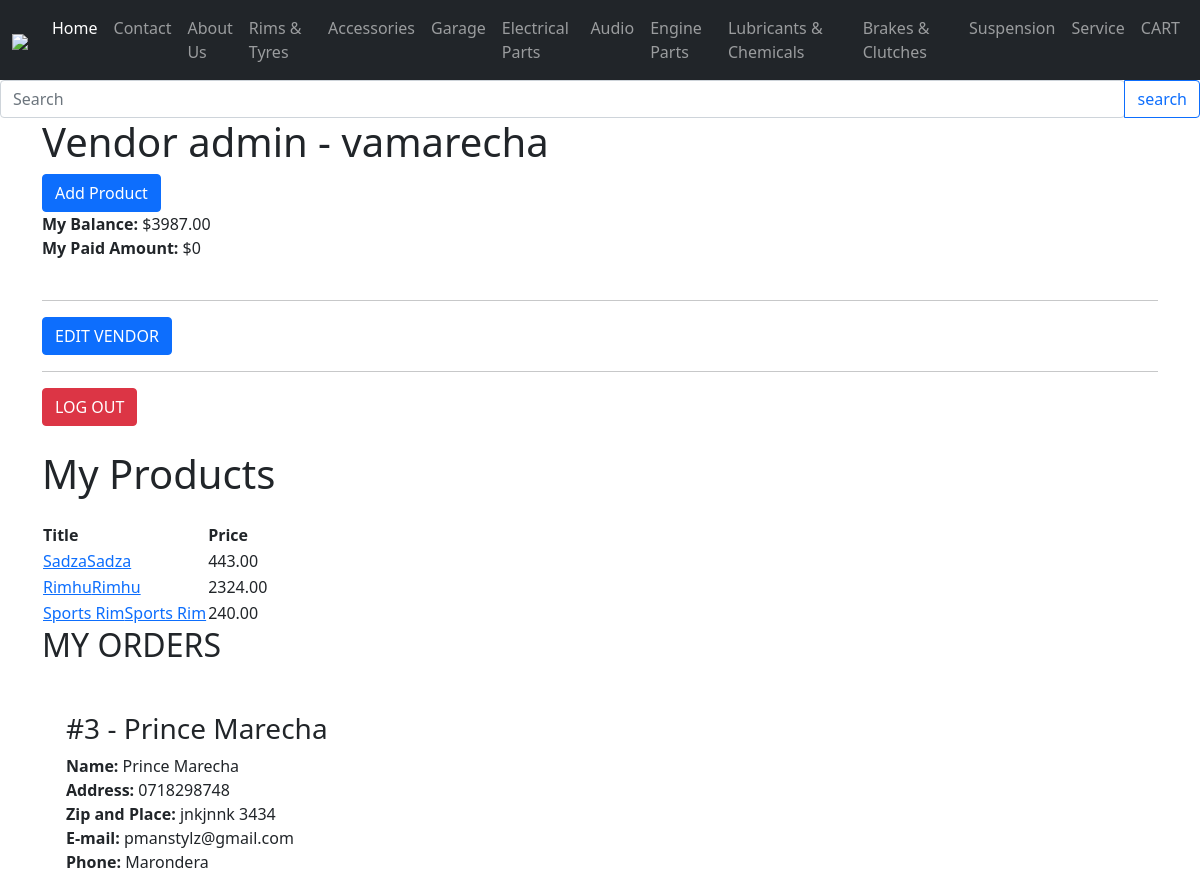
The app's page /vendors/vendor-admin/ (signed in, upper part), older data.
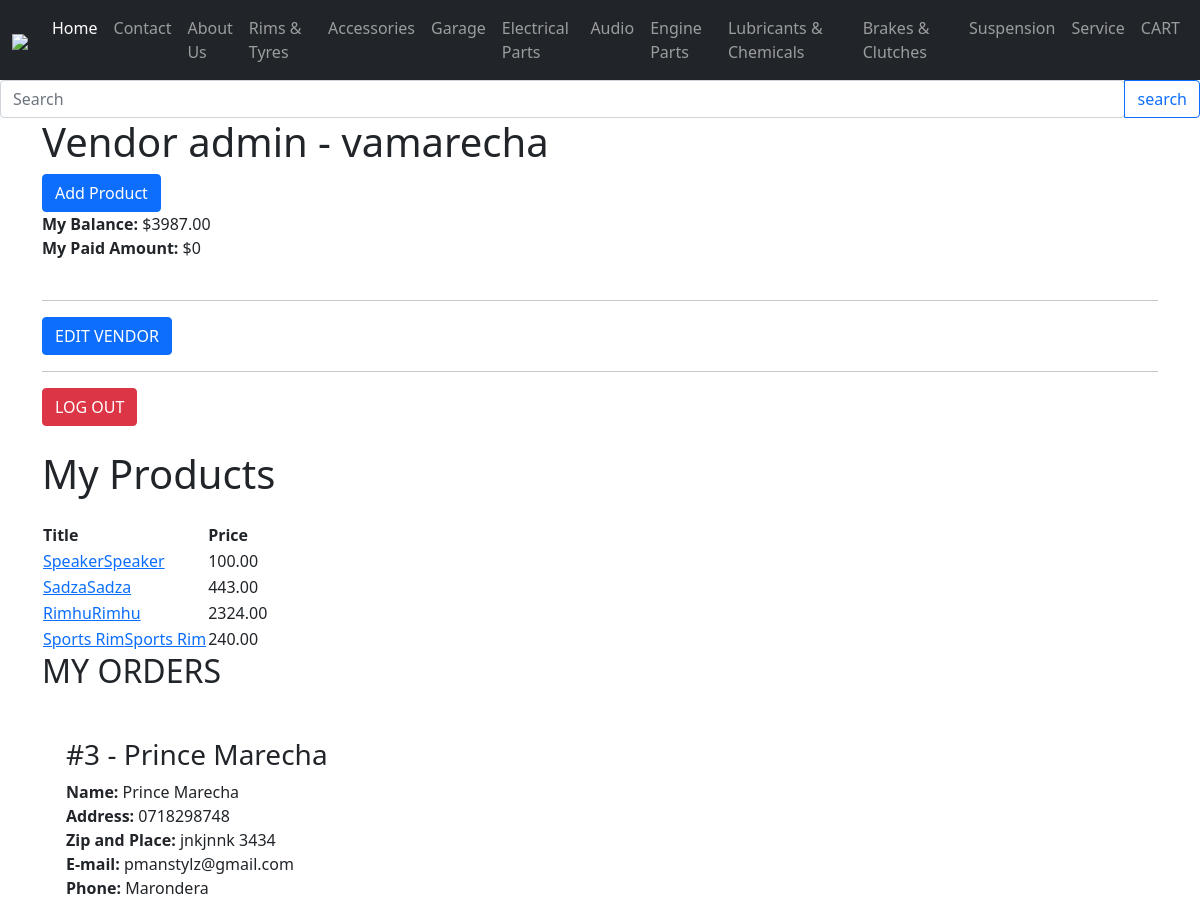
The same page, newer data.
### apps/product/models.py (models this page shows, shortened)
class Category(models.Model): # a class for product categories
    title = models.CharField(max_length=255)
    slug =  models.SlugField(max_length=255)
    ordering = models.IntegerField(default=0)
    class Meta:
        ordering = ['ordering'] #order by ordering field

class Product (models.Model):
    category = models.ForeignKey(Category, related_name='products', on_delete=models.CASCADE) #related_name to get all products in category, on delete to delete all products in category
    vendor = models.ForeignKey(Vendor, related_name='products',on_delete=models.CASCADE)  # related_name to get all products to vendor, on delete to delete all products of vendor
    title = models.CharField(max_length=255)
    slug = models.SlugField(max_length=255)
    description = models.TextField(blank=True, null=True)
    price  = models.DecimalField(max_digits=6, decimal_places=2)
    date_added = models.DateTimeField(auto_now_add=True)
    car = models.CharField(max_length=255)
    model = models.CharField(max_length=255)
    engine =  models.CharField(max_length=255)
    image = models.ImageField(upload_to='uploads/', blank=True, null=True)
    thumbnail = models.ImageField(upload_to='uploads/', blank=True, null=True)
    class Meta:
        ordering = ['-date_added']              #orders products by newest products first

### apps/order/models.py (models this page shows, shortened)
class Order(models.Model):
    first_name = models.CharField(max_length=100)
    last_name = models.CharField(max_length=100)
    email = models.CharField(max_length=100)
    address = models.CharField(max_length=100)
    zipcode = models.CharField(max_length=100)
    place = models.CharField(max_length=100)
    phone = models.CharField(max_length=100)
    created_at = models.DateTimeField(auto_now_add=True)
    paid_amount = models.DecimalField(max_digits=8, decimal_places=2)
    vendor = models.ManyToManyField(Vendor, related_name='orders') #order and vendor relationship
    class Meta:
        ordering = ['-created_at']

### apps/vendor/views.py (the view)
# urls.py: path('vendor-admin/', views.vendor_admin, name='vendor_admin'),
@login_required #checks if user is logged in first before proceeding, or he will be redirected to the login page
def vendor_admin(request):
    vendor = request.user.vendor #vendor which belongs to this user
    products = vendor.products.all()
    orders = vendor.orders.all()
    for order in orders:
        order.vendor_amount = 0
        order.vendor_paid_amount = 0
        order.fully_paid = True
        for item in order.items.all():
            if item.vendor == request.user.vendor:
                if item.vendor_paid:
                    order.vendor_paid_amount += item.get_total_price()
                else:
                    order.vendor_amount += item.get_total_price()
                    order.fully_paid = False
    return render(request, 'vendor/vendor_admin.html',{'vendor': vendor, 'products':products,'orders':orders})

### apps/cart/cart.py (called while the page is built)
    def __len__(self):
        return sum(item['quantity'] for item in self.cart.values())

### apps/cart/context_processors.py (called while the page is built)
def cart(request):
    return {'cart': Cart(request)} #make this globally available to every template in project

### apps/order/models.py (called while the page is built)
    def get_total_price(self):
        return self.price* self.quantity

### apps/product/context_processors.py (called while the page is built)
def menu_categories(request):
    categories = Category.objects.all()
    return {'menu_categories': categories}

### apps/vendor/models.py (called while the page is built)
    def get_balance(self):
        items = self.items.filter(vendor_paid = False, order__vendor__in=[self.id]) #all unpaid items
        return sum((item.product.price * item.quantity) for item in items)

    def get_paid_amount(self):
        items = self.items.filter(vendor_paid=True, order__vendor__in=[self.id])  # all unpaid items
        return sum((item.product.price * item.quantity) for item in items)

### apps/vendor/templates/vendor/vendor_admin.html (shortened to what this page needs)
{%extends 'core/base.html'%}
{%block content%}
<div class="box">
    <h1 class="title">Vendor admin - {{ vendor.name }}</h1>
    <a href="{% url 'add_product' %}" class="btn btn-primary">Add Product</a>
    <br><strong>My Balance: </strong>${{ vendor.get_balance }}<br>
    <strong>My Paid Amount: </strong>${{ vendor.get_paid_amount }}<br>
    <br><hr><a href="{% url 'edit_vendor' %}" class="btn btn-primary">EDIT VENDOR</a><br><hr>
    <a href="{% url 'logout' %}" class="btn btn-danger">LOG OUT</a>
</div>
<div class="box">
    <h1 class="mb-4 mt-4">My Products</h1>
    {% if products %}
        <table>
            <thead>
                <tr>
                    <th>Title</th>
                    <th>Price</th>
                </tr>
            </thead>
            <tbody>
                {% for product in products %}
                    <tr>
                        <td> <a href="{% url 'product' product.category.slug product.slug %}">{{ product.title }}{{ product.title }}</a></td>
                        <td>{{ product.price }}</td>
                    </tr>
                {% endfor %}
            </tbody>
        </table>
    {% else %}
        <p>You don't have any products yet....</p>
    {% endif %}
</div>
<div class="box">
        <h2 class="is-size-3 mb-4">My orders</h2>
        {% if orders %}
            {% for order in orders %}
                <div class="{% if order.fully_paid %}has-background-success-light{% else %}has-background-info-light{% endif %} mb-2 p-4">
                    <div class="columns is-multiline">
                        <div class="column is-6">
                            <h3 class="is-size-4">#{{ order.id }} - {{ order.first_name }} {{ order.last_name }}</h3>
                        </div>
                        <div class="column is-12">
                            <b>Name:</b> {{ order.first_name }} {{ order.last_name }}<br>
                            <b>Address:</b> {{ order.address }}<br>
                            <b>Zip and Place:</b> {{ order.zipcode }} {{ order.place }}<br>
                            <b>E-mail:</b> {{ order.email }}<br>
                            <b>Phone:</b> {{ order.phone }}
                        </div>
                    </div>
                </div>
            {% endfor %}
        {% endif %}
    </div>
{%endblock%}

### apps/core/templates/core/base.html (shortened to what this page needs)
{% load static %}
<!DOCTYPE html>
<html lang="en" xmlns="http://www.w3.org/1999/html">
<head>
    <link href="https://cdn.jsdelivr.net/npm/bootstrap@5.1.1/dist/css/bootstrap.min.css" rel="stylesheet">
    <link rel="stylesheet" type="text/css" href="fontawesome-free-5.13.1-web\css\all.min.css">
    <link rel="stylesheet" type="text/css" href="{% static 'styles/main.css' %}">
    <link rel="stylesheet" type="text/css" href="{% static 'styles/toast.css' %}">
</head>
<body>
<header>
     <nav class="navbar navbar-expand-md navbar-dark bg-dark sticky-top">
        <div class="container-fluid">
            <a class="navbar-brand" href="{%url 'frontpage'%}"><img src="images/tazium.png"></a>
            <div class="collapse navbar-collapse justify-content-end" id="navbarSupportedContent">
                <ul class="navbar-nav">
                    <li class="nav-item">
                        <a class="nav-link active" href="{%url 'frontpage'%}">Home</a>
                    </li>
                    <li class="nav-item">
                        <a class="nav-link" href="{%url 'contact'%}">Contact</a>
                    </li>
                    <li class="nav-item">
                        <a class="nav-link" href="#">About Us</a>
                    </li>
                    {% for category in menu_categories %}
                    <li class="nav-item">
                    <a href="{% url 'category' category.slug %}" class="nav-link">{{category.title}}</a>
                    </li>
                    {% endfor %}
                     <li class="nav-item">
                        <a class="nav-link" href="{% url 'cart' %}">CART{% if cart %} ({{cart|length}}){%endif%}</a>
                    </li>
                </ul>
            </div>
        </div>
    </nav>
    <form method="get" action="{% url 'search' %}">
       <div class="input-group">
              <input type="text" class="form-control rounded" placeholder="Search" aria-label="Search" aria-describedby="search-addon" name="query"/>
              <button class="btn btn-outline-primary">search</button>
        </div>
    </form>
</header>
 <section class="section">
     <div class="container">
         {%block content%}
         {%endblock%}
     </div>
 </section>
</body>
</html>

Row changes from the older to the newer data that the page shows:
added Product: title "Speaker", price "100.00"
